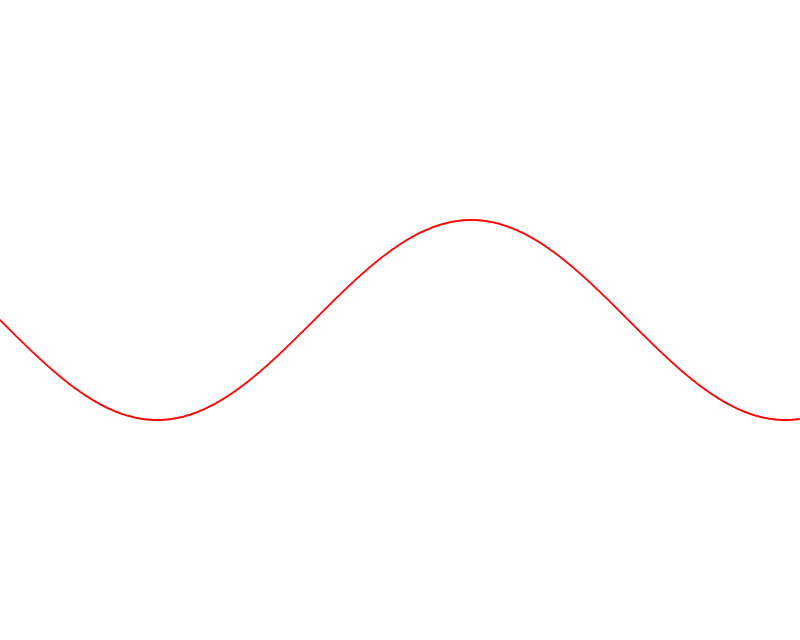
Frame 1 (no input)
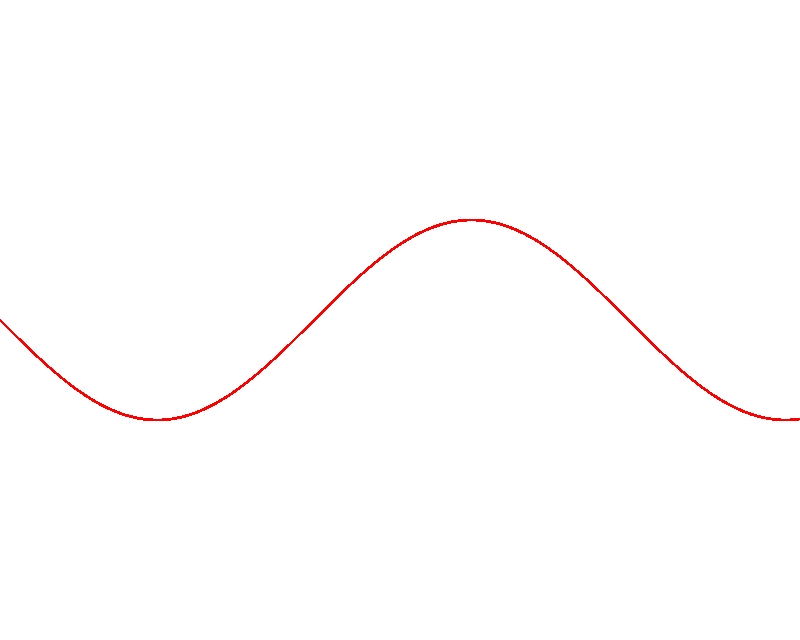
Frame 60 (no input)
Frame 120 (the mouse pressed at the canvas centre since frame 60): identical to frame 60, image omitted

The p5.js sketch that drew these frames (run headless with seeded random() and noise() and a simulated clock; from frame 60 on, the mouse is pressed at the canvas centre):

// p5.js sketch
// ── sketch.js
function setup() {
	createCanvas(800, 640);
	background('white');
	noStroke();
	fill('red');
}

function draw() {
	line(0, height/2, width/2, height/2);
	for (var x = 0; x < width; x += 1) {
		var y = sin(x/100) * 100;
		//console.log(y);
		ellipse(x, height/2 + y, 2);
	}
}
